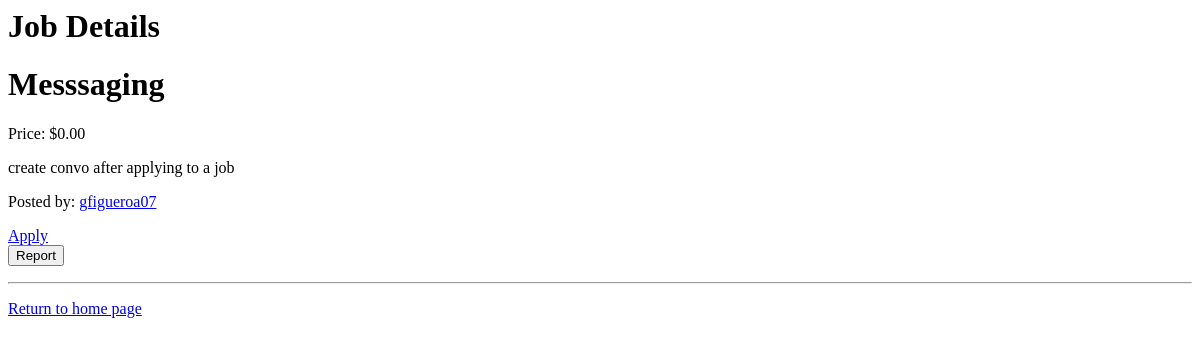
The page /job/23/details/ on the database as committed earlier.
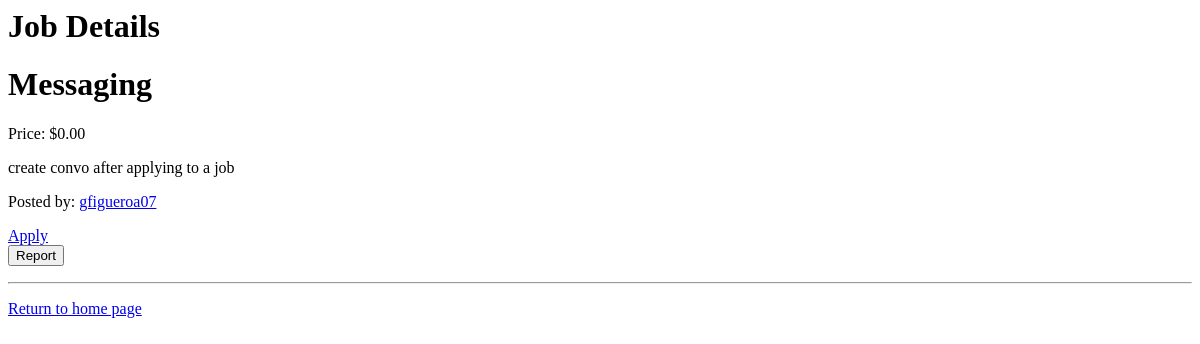
The same page on the database as committed later.
### users/models.py (models this page shows, shortened)
class JobListing(models.Model):
    job_status = [
        ('OPEN', 'open'),
        ('PENDING', 'pending'),
        ('COMPLETED', 'completed'),
        ('CANCELLED', 'cancelled'),
    ]
    profile = models.ForeignKey(Profile, on_delete=models.CASCADE)
    price = models.FloatField(blank=False, default=0.0)
    title = models.TextField(max_length=200)
    description = models.CharField(max_length=800, blank=False)
    date = models.DateTimeField(auto_now_add=True)
    status = models.CharField(max_length=10, choices=job_status, default='open')
    images = models.ImageField(upload_to='job_pics/', blank=True, null=True)
    due_date = models.TextField(max_length=20, blank=True, null=True)

class Profile(models.Model):
    user = models.OneToOneField(User, on_delete=models.CASCADE)
    profile_name = models.CharField(max_length=30, unique=False, blank=True, null=False)
    profile_picture = models.ImageField(upload_to='profile_pics/', blank=True, null=True)
    location = models.TextField(blank=False)
    description = models.TextField(blank=True)
    avg_review_score = models.FloatField(default=0.0)
    skills = models.TextField(blank=True)
    resume = models.FileField(upload_to='resumes/', blank=True, null=True)
    def __str__(self):
        return self.user.username

### job_board/views.py (the view)
# urls.py: path('job/<int:job_id>/details/', views.job_details, name='job_details'),
def job_details(request, job_id):
    job = get_object_or_404(JobListing, id=job_id)
    application = None
    conversation = None
    if request.user.is_authenticated:
        if job.status == 'pending':
            conversation = Conversation.objects.filter(job=job).filter(
                Q(applicant=request.user) |
                Q(job__profile__user=request.user)
            ).first()
    if hasattr(request.user, 'profile'):
        application = JobApplication.objects.filter(
            job=job,
            applicant=request.user.profile
        ).first()
    return render(request, 'job_board/job_details.html', {
        'job': job,
        'application': application,
        'conversation': conversation
    })

### users/context_processors.py (called while the page is built)
def unread_messages(request):
    if request.user.is_authenticated:
        conversations = Conversation.objects.filter(
            messages__is_read=False
        ).exclude(messages__sender=request.user).distinct()
        count = conversations.count()
    else:
        count = 0
    return {'unread_count': count}

### job_board/templates/job_board/job_details.html (shortened to what this page needs)
<h1>Job Details</h1>
<h1>{{ job.title }}</h1> <small>{{ application.status }}</small>
<p>Price: ${{ job.price|floatformat:2 }}</p>
{{ job.description}}
<p>Posted by: <a  href=" {% url 'profile_detail' job.profile.id %}">{{ job.profile }}</a></p>
{% if application and application.status in 'pending accepted' %}
    <p>Applied</p>
{% else %}
    <a href=" {% url 'job_apply' job.id %}">Apply</a>
{% endif %}
<form method="post" action="{% url 'job_report' job.id %}">
        <button type="submit">Report</button>
</form>
<hr>
<p><a href="/">Return to home page</a></p>

Rows that differ between the two databases and show on the page:
changed JobListing "create convo after applying to a job": title "Messsaging" → "Messaging"
